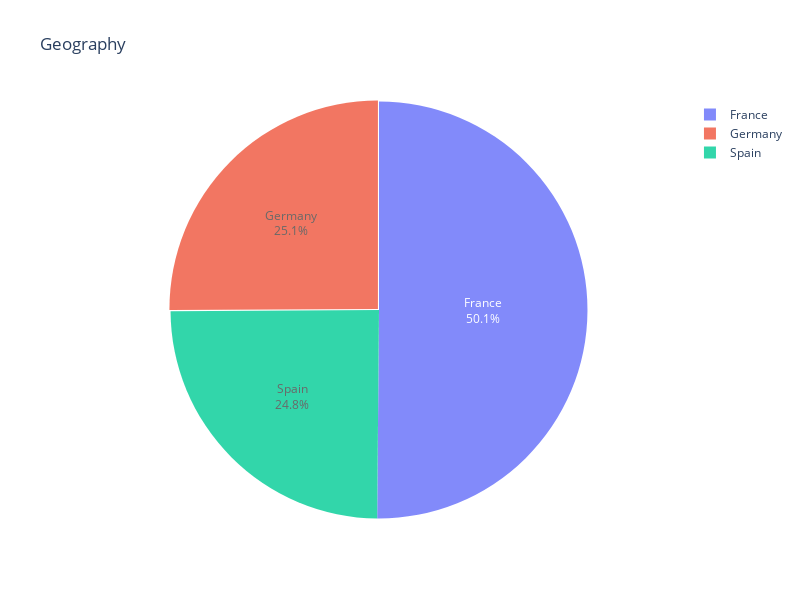

Notebook cell for this chart:
### Markdown cell above
## chart

### Code cell
PaymentMethod_name = df['Geography'].value_counts().index.to_list()
PaymentMethod_values = df['Geography'].value_counts().values.tolist()
# pie_chart(labels=PaymentMethod_name, sizes=PaymentMethod_values, title="Payment Methods")
pie_chart_plotly(labels=PaymentMethod_name, sizes=PaymentMethod_values, title="Geography")

### Figure 1 — Plotly figure (JSON) as saved in the notebook; plotly's stock layout.template omitted (floating-point values rounded to 4 significant figures)
{"data": [{"domain": {"x": [0, 1], "y": [0, 1]}, "hole": 0, "hovertemplate": "labels=%{label}<br>sizes=%{value}<extra></extra>", "labels": ["France", "Germany", "Spain"], "legendgroup": "", "name": "", "opacity": 0.8, "pull": [0, 0.007337, 0], "showlegend": true, "textinfo": "percent+label", "textposition": "inside", "type": "pie", "values": [5014, 2509, 2477]}], "layout": {"height": 600, "legend": {"tracegroupgap": 0}, "title": {"text": "Geography"}, "width": 800}}
